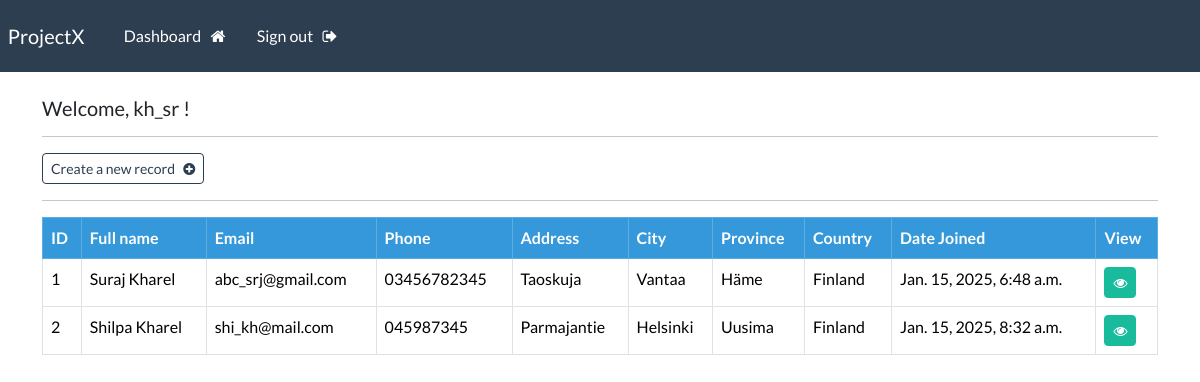
The app's page /dashboard (signed in), older data.
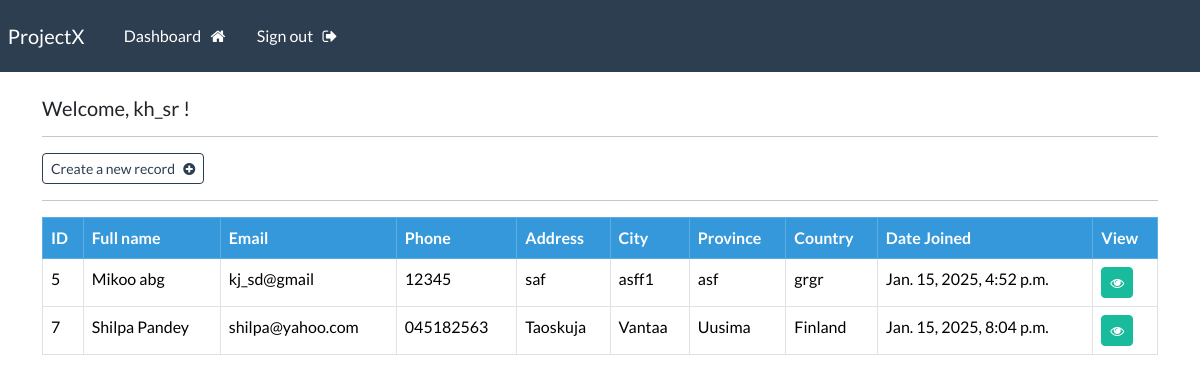
The same page, newer data.
### webapp/models.py (models this page shows, shortened)
class Record(models.Model):
    creation_date = models.DateTimeField(auto_now_add=True)
    first_name = models.CharField(max_length=100)
    last_name = models.CharField(max_length=100)
    email = models.CharField(max_length=255)
    phone = models.CharField(max_length=20)
    address = models.CharField(max_length=300)
    city = models.CharField(max_length=255)
    province = models.CharField(max_length=125)
    country = models.CharField(max_length=125)

### webapp/views.py (the view)
# urls.py: path('dashboard', views.dashboard, name="dashboard"),
@login_required(login_url='my-login')
def dashboard(request):
    my_records = Record.objects.all()
    context = {'records': my_records}
    return render(request, 'webapp/dashboard.html', context=context)

### webapp/templates/webapp/dashboard.html
{% extends 'webapp/base.html' %}
{% block content %}
        <h5> Welcome, {{user}} ! </h5>
        <hr>
        <a class="btn btn-outline-primary btn-sm" href="{% url 'create-record' %}">
                Create a new record &nbsp; <i class="fa fa-plus-circle" arial-hidden="true"></i>
        </a>
        <hr>
        <table class = "table table-hover table-bordered">
                <thead class = "table-info">
                        <tr>
                                <th scope = "col"> ID </th>
                                <th scope = "col"> Full name </th>
                                <th scope = "col"> Email </th>
                                <th scope = "col"> Phone </th>
                                <th scope = "col"> Address </th>
                                <th scope = "col"> City </th>
                                <th scope = "col"> Province </th>
                                <th scope = "col"> Country </th>
                                <th scope = "col"> Date Joined </th>
                                <th scope = "col"> View </th>
                        </tr>
                </thead>
                <tbody>
                {% if records %}
                        {% for record in records %}
                        <tr>
                                <td> {{record.id}} </td>
                                <td> {{record.first_name}} {{record.last_name}} </td>
                                <td> {{record.email}} </td>
                                <td> {{record.phone}} </td>
                                <td> {{record.address}} </td>
                                <td> {{record.city}} </td>
                                <td> {{record.province}} </td>
                                <td> {{record.country}} </td>
                                <td> {{record.creation_date}} </td>
                                <td> <a  class="btn btn-success btn-sm" href="{% url 'record' record.id %}"> <i class="fa fa-eye" arial-hidden="true"></i> </a> </td>
                        </tr>
                        {% endfor %}
                {% endif %}
                </tbody>
        </table>
{% endblock %}

### webapp/templates/webapp/base.html (shortened to what this page needs)
{%  load static %}
<!DOCTYPE html>
<html>
    <head>
        <link rel="stylesheet" type="text/css" href="https://bootswatch.com/5/flatly/bootstrap.min.css">
        <link rel="stylesheet" type="text/css" href="{% static 'css/styles.css' %}">
        <link rel="stylesheet" href="https://cdnjs.cloudflare.com/ajax/libs/font-awesome/4.7.0/css/font-awesome.min.css">
    </head>
        <body>
            {% include 'webapp/navbar.html' %}
            <div class="container">
                    <br>
                {% block content %}
                {% endblock %}
            </div>
        </body>
</html>

### webapp/templates/webapp/navbar.html (shortened to what this page needs)
<nav class="navbar navbar-expand-lg navbar-dark bg-primary justify-content-center">
    <a class="navbar-brand main-heading" href="{% url '' %}">
      &nbsp; ProjectX
    </a>
      <div class="collapse navbar-collapse text-center" id="navbarNavDropdown">
        <ul class="navbar-nav mr-auto">
          {% if user.is_authenticated %}
            <li class="nav-item">
              <a class="nav-link" href="{% url 'dashboard' %}">Dashboard &nbsp; <i class="fa fa-home" aria-hidden="true"></i> </a>
            </li>
            <li class="nav-item">
              <a class="nav-link" href="{% url 'user-logout' %}">Sign out &nbsp; <i class="fa fa-sign-out" aria-hidden="true"></i> </a>
            </li>
        </ul>
        {% endif %}
      </div>
  </nav>

Row changes from the older to the newer data that the page shows:
removed Record: id "1", first_name "Suraj", last_name "Kharel", email "abc_srj@gmail.com", phone "03456782345", address "Taoskuja", city "Vantaa", province "Häme", country "Finland", creation_date "Jan. 15, 2025, 6:48 a.m."
removed Record: id "2", first_name "Shilpa", last_name "Kharel", email "shi_kh@mail.com", phone "045987345", address "Parmajantie", city "Helsinki", province "Uusima", country "Finland", creation_date "Jan. 15, 2025, 8:32 a.m."
added Record: id "5", first_name "Mikoo", last_name "abg", email "kj_sd@gmail", phone "12345", address "saf", city "asff1", province "asf", country "grgr", creation_date "Jan. 15, 2025, 4:52 p.m."
added Record: id "7", first_name "Shilpa", last_name "Pandey", email "shilpa@yahoo.com", phone "045182563", address "Taoskuja", city "Vantaa", province "Uusima", country "Finland", creation_date "Jan. 15, 2025, 8:04 p.m."
